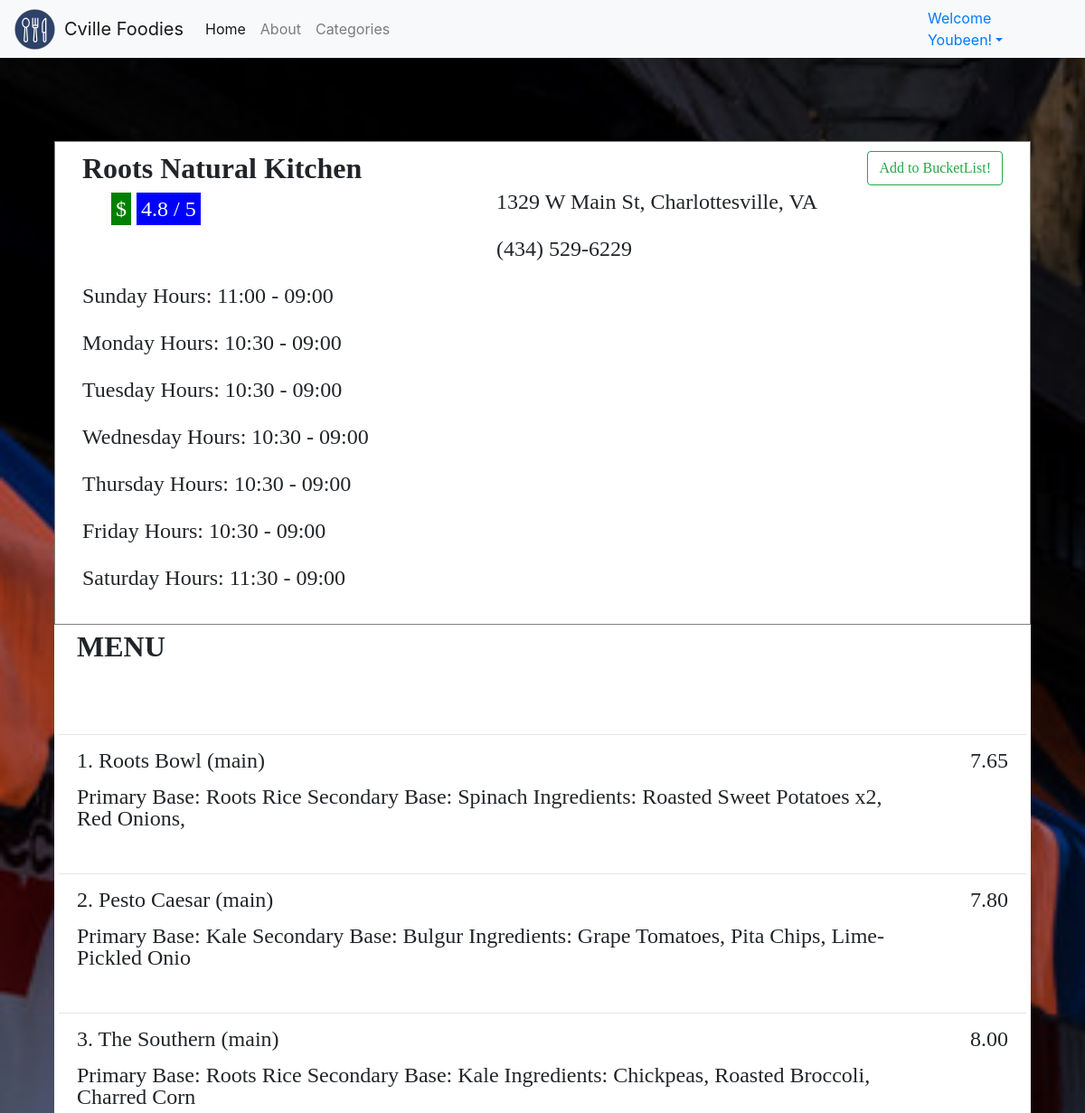
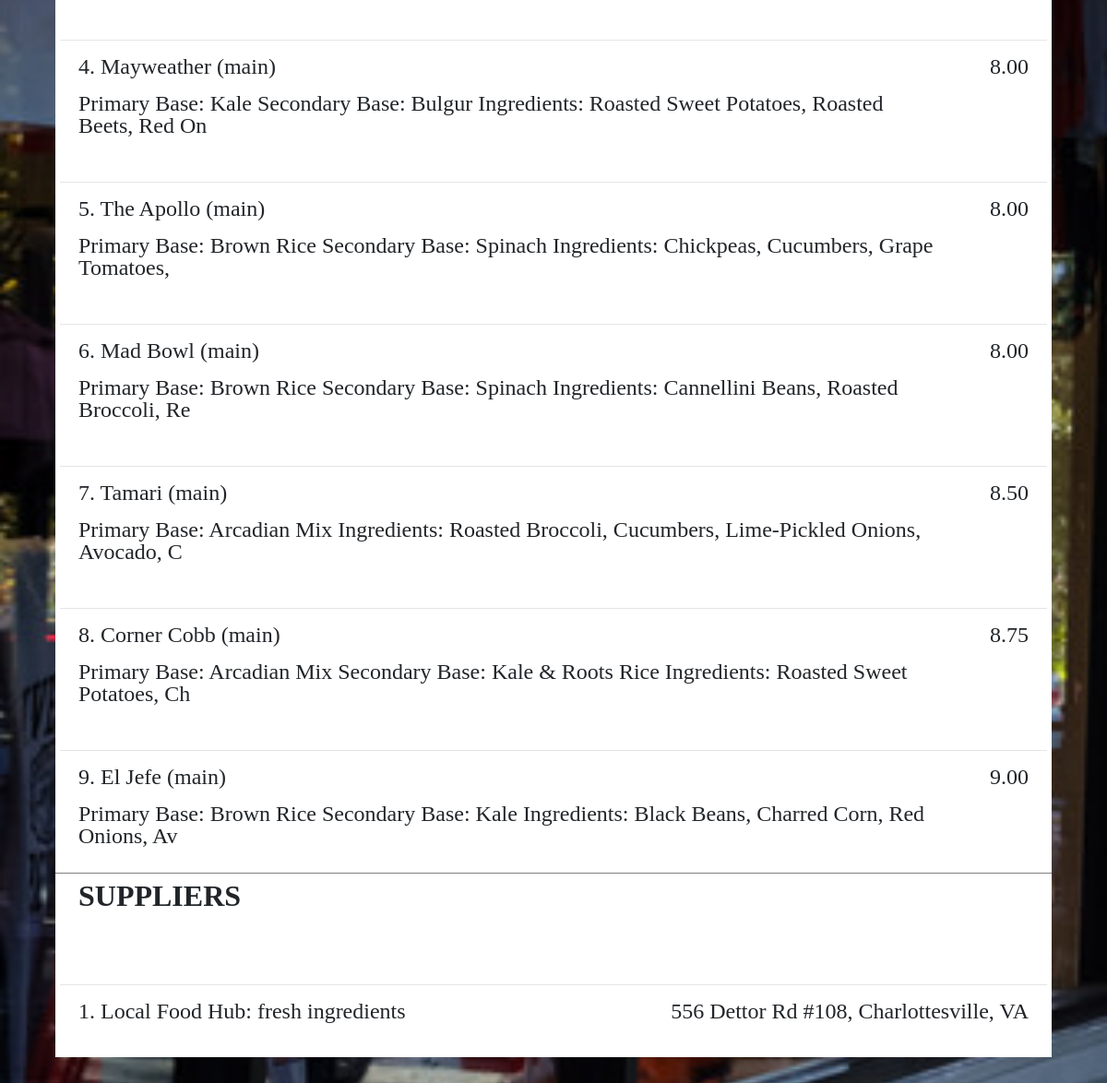
The page /restaurant.php?r=Roots Natural Kitchen (signed in) on the database its author committed (2 pictures, top to bottom).
### tables this page shows
CREATE TABLE r_hours(
	r_id INT NOT NULL,
    sun_open_time VARCHAR(5) NOT NULL,
    sun_close_time VARCHAR(5) NOT NULL,
    mon_open_time VARCHAR(5) NOT NULL,
    mon_close_time VARCHAR(5) NOT NULL, 
    tues_open_time VARCHAR(5) NOT NULL,
    tues_close_time VARCHAR(5) NOT NULL,
    wed_open_time VARCHAR(5) NOT NULL,
    wed_close_time VARCHAR(5) NOT NULL,
    thurs_open_time VARCHAR(5) NOT NULL,
    thurs_close_time VARCHAR(5) NOT NULL,
    fri_open_time VARCHAR(5) NOT NULL,
    fri_close_time VARCHAR(5) NOT NULL,
    sat_open_time VARCHAR(5) NOT NULL,
    sat_close_time VARCHAR(5) NOT NULL,
    description VARCHAR(20),  
    PRIMARY KEY (r_id, description),
    FOREIGN KEY (r_id) REFERENCES restaurant(r_id)
);

CREATE TABLE restaurant( 
	r_id INT NOT NULL PRIMARY KEY AUTO_INCREMENT,
	rname VARCHAR(50) NOT NULL,
    phone_num VARCHAR(14),
    street VARCHAR(50) NOT NULL,  
    price_range ENUM ('$', '$$', '$$$', '$$$$'),
    rating_google DOUBLE,
    rating DOUBLE,  
    num_of_reviews INT DEFAULT '0'
);

CREATE TABLE menu(
	r_id INT NOT NULL,
    food_name VARCHAR(50) NOT NULL,
    price DECIMAL(6,2) NOT NULL,
    category VARCHAR(20) NOT NULL,  
    description VARCHAR(100),
    PRIMARY KEY (r_id, food_name, category),
    FOREIGN KEY (r_id) REFERENCES restaurant(r_id) ON DELETE CASCADE
);

CREATE TABLE provide(
	s_id INT NOT NULL,
    r_id INT NOT NULL,
    item VARCHAR(20) NOT NULL,
    PRIMARY KEY (s_id, r_id, item),
    FOREIGN KEY (s_id) REFERENCES supplier(s_id),
    FOREIGN KEY (r_id) REFERENCES restaurant(r_id)
);

CREATE TABLE supplier(
	s_id INT NOT NULL PRIMARY KEY AUTO_INCREMENT,
    sname VARCHAR(20) NOT NULL,
    street VARCHAR(20),
    city VARCHAR(20),
    state VARCHAR(20)   
);

### restaurant.php (the view, shortened to what this page needs)
<!DOCTYPE html>
<html>
  <head>
    <link type="text/css" rel="stylesheet" href="stylesheet.css"/>
    <link type="text/css" rel="stylesheet" href="stylesheet2.css"/>
    <link rel="stylesheet" href="https://maxcdn.bootstrapcdn.com/bootstrap/4.0.0/css/bootstrap.min.css">
    <link href="http://netdna.bootstrapcdn.com/font-awesome/4.0.3/css/font-awesome.min.css" rel="stylesheet" type="text/css">
  </head>
  <nav class="navbar fixed-top navbar-expand-lg navbar-light bg-light">
    <a href="./" class="pull-left">
        <img src="./images/logo.png">
    </a>
    <a href="./" class="navbar-brand">Cville Foodies</a>
  <div class="collapse navbar-collapse" id="navbarSupportedContent">
    <ul class="navbar-nav mr-auto">
      <li class="nav-item active">
        <a class="nav-link" href="./">Home <span class="sr-only">(current)</span></a>
      </li>
      <li class="nav-item">
        <a class="nav-link" href="./about.php">About</a>
      </li>
      <li class="nav-item">
        <a class="nav-link" href="./categories.php">Categories</a>
      </li>
    </ul>
    <?php include 'loginHeader.php'; ?>
  </div>
</nav>
  <body id="homepage">
      <ul class="list">
        <?php
           $rname = urldecode($_GET["r"]) ;
           require_once('./library.php');
           $con = new mysqli($SERVER, $USERNAME, $PASSWORD, $DATABASE);
          $sql="SELECT *
            FROM restaurant LEFT JOIN r_hours USING (r_id)
            WHERE rname = '{$rname}'";
           $result = mysqli_query($con,$sql);
           if (mysqli_num_rows($result)!= 0) {
            $row = mysqli_fetch_array($result);
            $tableRow = "<li>
              <div class=\"outerDiv\">
                <div class=\"mostrightCol\">
                  <button id=\"{$row['r_id']}\" onclick='addToBucketList(\"{$row['r_id']}\");' class=\"btn btn-outline-success\">Add to BucketList!</button>
                </div>
                <div class=\"leftCol\">
                  <h2 class=\"rName\">{$row['rname']}</h2>
                  <p class=\"rInfo\"><span class=\"rCost\">{$row['price_range']}</span> <span class=\"rRating\"> {$row['rating_google']} / 5</span></p>
                </div>
                <div class=\"rightCol\">
                  <p>{$row['street']}, Charlottesville, VA</p>
                  <p>{$row['phone_num']}</p>
                </div>
                <div class=\"leftColFull\">
                  <p class=\"rHours\">Sunday Hours: {$row['sun_open_time']} - {$row['sun_close_time']}</p>
                  <p class=\"rHours\">Monday Hours: {$row['mon_open_time']} - {$row['mon_close_time']}</p>
                  <p class=\"rHours\">Tuesday Hours: {$row['tues_open_time']} - {$row['tues_close_time']}</p>
                  <p class=\"rHours\">Wednesday Hours: {$row['wed_open_time']} - {$row['wed_close_time']}</p>
                  <p class=\"rHours\">Thursday Hours: {$row['thurs_open_time']} - {$row['thurs_close_time']}</p>
                  <p class=\"rHours\">Friday Hours: {$row['fri_open_time']} - {$row['fri_close_time']}</p>
                  <p class=\"rHours\">Saturday Hours: {$row['sat_open_time']} - {$row['sat_close_time']}</p>
                </div>
              </div>
            </li>";
             echo $tableRow;
          }
          $sql2="SELECT *
            FROM restaurant INNER JOIN menu USING (r_id) /*INNER JOIN provide USING (r_id) INNER JOIN supplier USING (s_id)*/
            WHERE rname = '{$rname}' ORDER BY category, price ASC";
          $result2 = mysqli_query($con,$sql2);
          $i = 1;
          if (mysqli_num_rows($result2)>0) {
            echo "<rli>
              <div class=\"outerDiv\">
                <div class=\"leftCol\">
                  <h2 class=\"rName\">MENU</h2>
                </div>
              </div>
            </rli>";
          }
           while($row = mysqli_fetch_array($result2)) {
            $tableRow = "<rli> <hr>
              <div class=\"outerDiv\">
                 <div class=\"mostrightCol\">
                  <p class=\"rItem\">{$row['price']}</p>
                </div>
                <div class=\"leftCol\">
                  <p class=\"rItem\">$i.  {$row['food_name']} ({$row['category']})</p>
                </div>
                <div class=\"leftColFull\">
                  <p class=\"rItem\">{$row['description']}</p>
                </div>
              </div>
            </rli>";
             echo $tableRow;
             $i++;
           }
          $sql3="SELECT *
          FROM restaurant INNER JOIN provide USING (r_id) INNER JOIN supplier USING (s_id)
          WHERE rname = '{$rname}'";
          $result3 = mysqli_query($con,$sql3);
          $i = 1;
          if (mysqli_num_rows($result3)>0) {
            echo "<sli>
              <div class=\"outerDiv\">
                <div class=\"leftCol\">
                  <h2 class=\"rName\">SUPPLIERS</h2>
                </div>
                </div>
            </sli>";
          }
           while($row = mysqli_fetch_array($result3)) {
            $tableRow = "<rli> <hr>
                  <div class=\"outerDiv\">
                  <div class=\"leftCol\">
                  <p class=\"rItem\">$i.  {$row['sname']}: {$row['item']}</p>
                </div>
                <div class=\"mostrightCol\">
                  <p class=\"rItem\">{$row['street']}, {$row['city']}, {$row['state']}</p>
                </div>
                </div>
            </rli>";
             echo $tableRow;
             $i++;
           }
        ?>
      </ul>
  </body>
</html>

### stylesheet.css (style rules this page uses)
#homepage { padding-top: 100px; background-image: url("./images/6358615623227228942081594044_corner_cover.jpg"); background-size: cover; }
.pull-left img { height: 45px; width: 45px; margin-right: 10px; }
.navbar-brand { color: #2D4169; }
.leftColFull { width: 90%; float:left; display: inline-block; }
.rName { font-weight: bold; }
.rHours { font-size:24px; }
.rItem { font-size:24px; line-height: 1; }
.list > rli { display:block; background-color: #FFFFFF; padding:5px; box-shadow: inset 0 1px 0 #fff; min-height: 100px }
.list > sli { display:block; background-color: #FFFFFF; padding:5px; border-top: 1px solid gray; box-shadow: inset 0 1px 0 #fff; min-height: 100px }

### stylesheet2.css (style rules this page uses)
.list { font-family:sans-serif; margin: 3% 5% 5% 5%; padding:20px 0 0; }
.list > li { display:block; background-color: #FFFFFF; padding:10px; border-style: solid; border-color: gray; border-width: 1px; box-shadow: inset 0 1px 0 #fff; min-height: 100px; }
img { max-width: 100%; }
h2 { margin:0 0 0.3rem; font-weight: normal; font-weight:bold; }
p { margin:0; font-size: 16px; font-size: 2vw; }
.outerDiv { padding-right: 20px; padding-left: 20px; min-width: 100%; display: inline-block; font-family: Quicksand; }
.leftCol { width: 45%; float:left; display: inline-block; }
.rightCol { width: 55%; float:left; display: inline-block; }
.mostrightCol { float:right; display: inline-block; }
.rInfo { margin-left: 7%; }
.rInfo span { padding: 5px; color: white; }
.rCost { background-color: green; }
.rRating { background-color: blue; }

### rows shown on the page
r_hours: r.rname "Roots Natural Kitchen", r.price_range "$", r.rating_google "4.8", r.street "1329 W Main St", r.phone_num "(434) 529-6229", sun_open_time "11:00", sun_close_time "09:00", mon_open_time "10:30", mon_close_time "09:00", tues_open_time "10:30", tues_close_time "09:00", wed_open_time "10:30", wed_close_time "09:00", thurs_open_time "10:30", thurs_close_time "09:00", fri_open_time "10:30", fri_close_time "09:00", sat_open_time "11:30", sat_close_time "09:00"
menu: price "7.65", food_name "Roots Bowl", category "main", description "Primary Base: Roots Rice Secondary Base: Spinach Ingredients: Roasted Sweet Potatoes x2, Red Onions,"
menu: price "7.80", food_name "Pesto Caesar", category "main", description "Primary Base: Kale Secondary Base: Bulgur Ingredients: Grape Tomatoes, Pita Chips, Lime-Pickled Onio"
menu: price "8.00", food_name "The Southern", category "main", description "Primary Base: Roots Rice Secondary Base: Kale Ingredients: Chickpeas, Roasted Broccoli, Charred Corn"
menu: price "8.00", food_name "Mayweather", category "main", description "Primary Base: Kale Secondary Base: Bulgur Ingredients: Roasted Sweet Potatoes, Roasted Beets, Red On"
menu: price "8.00", food_name "The Apollo", category "main", description "Primary Base: Brown Rice Secondary Base: Spinach Ingredients: Chickpeas, Cucumbers, Grape Tomatoes,"
menu: price "8.00", food_name "Mad Bowl", category "main", description "Primary Base: Brown Rice Secondary Base: Spinach Ingredients: Cannellini Beans, Roasted Broccoli, Re"
menu: price "8.50", food_name "Tamari", category "main", description "Primary Base: Arcadian Mix Ingredients: Roasted Broccoli, Cucumbers, Lime-Pickled Onions, Avocado, C"
menu: price "8.75", food_name "Corner Cobb", category "main", description "Primary Base: Arcadian Mix Secondary Base: Kale & Roots Rice Ingredients: Roasted Sweet Potatoes, Ch"
menu: price "9.00", food_name "El Jefe", category "main", description "Primary Base: Brown Rice Secondary Base: Kale Ingredients: Black Beans, Charred Corn, Red Onions, Av"
provide: s.sname "Local Food Hub", item "fresh ingredients", s.street "556 Dettor Rd #108", s.city "Charlottesville", s.state "VA"

### other values the page prints
$_SESSION["fname"] "Youbeen"
